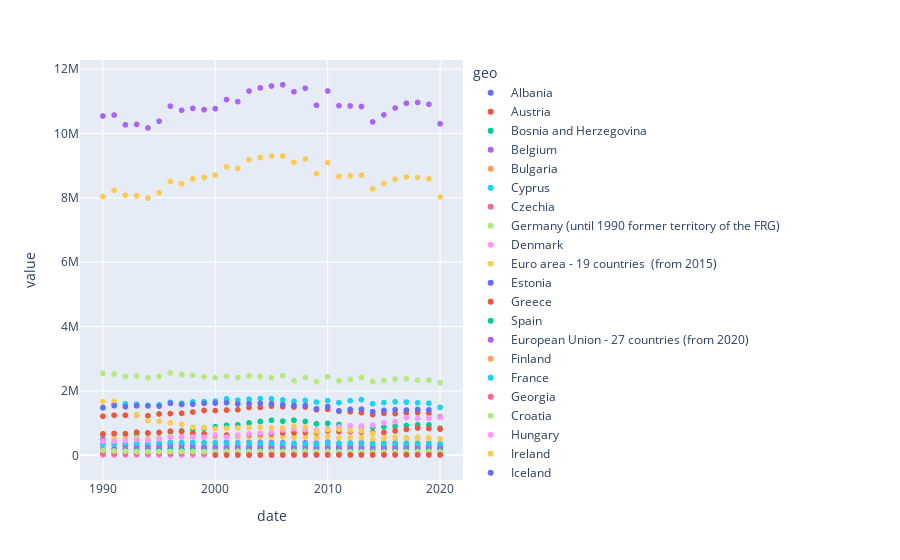

The notebook cell saved with this chart:
### Code cell
fig = px.scatter(balance, x="date", y="value", color="geo")
fig.show()
